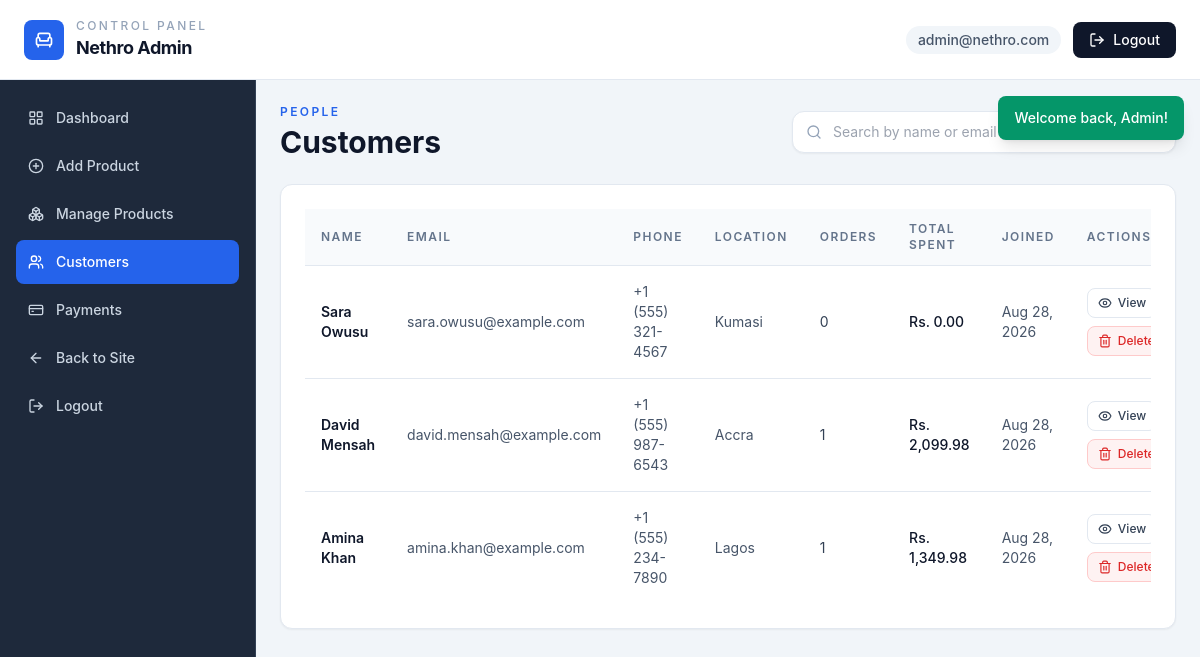
The page /admin/customers.php (signed in) on the database its author committed.
### tables this page shows
CREATE TABLE users (
    id INT AUTO_INCREMENT PRIMARY KEY,
    first_name VARCHAR(50) NOT NULL,
    last_name VARCHAR(50) NOT NULL,
    email VARCHAR(100) UNIQUE NOT NULL,
    password VARCHAR(255) NOT NULL,
    phone VARCHAR(20),
    address TEXT,
    city VARCHAR(50),
    created_at TIMESTAMP DEFAULT CURRENT_TIMESTAMP,
    updated_at TIMESTAMP DEFAULT CURRENT_TIMESTAMP ON UPDATE CURRENT_TIMESTAMP
);

### includes/db.php (called while the page is built, shortened)
<?php
$conn = new mysqli(DB_HOST, DB_USER, DB_PASS, DB_NAME);
$conn->set_charset("utf8mb4");
function executeQuery($sql, $types = "", $params = []) {
    global $conn;
    $stmt = $conn->prepare($sql);
    if (!$stmt->execute()) {
        trigger_error('DB execute failed: ' . $stmt->error, E_USER_WARNING);
    }
    return $stmt;
}
function fetchAll($sql, $types = "", $params = []) {
    $stmt = executeQuery($sql, $types, $params);
    $result = $stmt->get_result();
    return $result->fetch_all(MYSQLI_ASSOC);
}
function formatPrice($price) {
    return 'Rs. ' . number_format($price, 2);
}
?>

### admin/customers.php (the view, shortened to what this page needs)
<?php
require_once '../includes/db.php';
$search = trim($_GET['search'] ?? '');
$where = '';
$params = [];
$types = '';
$customers = fetchAll(
    "SELECT u.id, CONCAT(u.first_name, ' ', u.last_name) AS name, u.email, u.phone, u.city,
            COUNT(DISTINCT o.id) AS order_count,
            COALESCE(SUM(o.final_amount), 0) AS total_spent,
            u.created_at
     FROM users u
     LEFT JOIN orders o ON u.id = o.user_id AND o.status != 'cancelled'
     $where
     GROUP BY u.id, u.first_name, u.last_name, u.email, u.phone, u.city, u.created_at
     ORDER BY u.created_at DESC",
    $types,
    $params
);
require_once __DIR__ . '/includes/admin_header.php';
require_once __DIR__ . '/includes/admin_sidebar.php';
?>
<div class="ml-64 p-6 max-lg:ml-0">
    <div class="mb-6 flex flex-col gap-3 sm:flex-row sm:items-center sm:justify-between">
        <div>
            <p class="text-xs font-semibold uppercase tracking-[0.2em] text-blue-600">People</p>
            <h1 class="mt-1 text-3xl font-bold text-slate-900">Customers</h1>
        </div>
        <form method="GET" class="w-full max-w-sm">
            <div class="relative">
                <div class="pointer-events-none absolute inset-y-0 left-0 flex items-center pl-3.5">
                </div>
                <input
                    id="customerSearch"
                    type="text"
                    name="search"
                    value="<?php echo htmlspecialchars($search); ?>"
                    placeholder="Search by name or email"
                    class="w-full rounded-xl border border-slate-200 bg-white py-2.5 pl-10 pr-3 text-sm text-slate-700 shadow-sm outline-none transition focus:border-blue-500 focus:ring-2 focus:ring-blue-100"
                >
            </div>
        </form>
    </div>
    <div class="rounded-xl border border-slate-200 bg-white p-4 shadow-sm sm:p-6">
        <?php if (empty($customers)): ?>
            <div class="flex min-h-[280px] items-center justify-center">
                <div class="rounded-2xl border border-dashed border-slate-300 bg-slate-50 px-6 py-10 text-center text-slate-500">
                    <div class="mx-auto mb-3 flex h-12 w-12 items-center justify-center rounded-full bg-slate-200 text-slate-600">
                        <i data-lucide="users" class="h-5 w-5"></i>
                    </div>
                    <p class="text-lg font-semibold text-slate-700">No customers found</p>
                </div>
            </div>
        <?php else: ?>
            <div class="overflow-x-auto">
                <table class="min-w-full divide-y divide-slate-200 text-left text-sm">
                    <thead class="bg-slate-50 text-xs uppercase tracking-[0.12em] text-slate-500">
                        <tr>
                            <th class="px-4 py-3 font-semibold">Name</th>
                            <th class="px-4 py-3 font-semibold">Email</th>
                            <th class="px-4 py-3 font-semibold">Phone</th>
                            <th class="px-4 py-3 font-semibold">Location</th>
                            <th class="px-4 py-3 font-semibold">Orders</th>
                            <th class="px-4 py-3 font-semibold">Total Spent</th>
                            <th class="px-4 py-3 font-semibold">Joined</th>
                            <th class="px-4 py-3 font-semibold">Actions</th>
                        </tr>
                    </thead>
                    <tbody class="divide-y divide-slate-200 bg-white">
                        <?php foreach ($customers as $customer): ?>
                            <tr class="hover:bg-slate-50">
                                <td class="px-4 py-4 font-semibold text-slate-900">
                                    <?php echo htmlspecialchars($customer['name'] ?? 'Unknown Customer'); ?>
                                </td>
                                <td class="px-4 py-4 text-slate-600">
                                    <?php echo htmlspecialchars($customer['email'] ?? 'N/A'); ?>
                                </td>
                                <td class="px-4 py-4 text-slate-600">
                                    <?php echo htmlspecialchars($customer['phone'] ?? 'N/A'); ?>
                                </td>
                                <td class="px-4 py-4 text-slate-600">
                                    <?php echo htmlspecialchars($customer['city'] ?? 'N/A'); ?>
                                </td>
                                <td class="px-4 py-4 text-slate-700">
                                    <?php echo (int)($customer['order_count'] ?? 0); ?>
                                </td>
                                <td class="px-4 py-4 font-medium text-slate-900">
                                    <?php echo formatPrice((float)($customer['total_spent'] ?? 0)); ?>
                                </td>
                                <td class="px-4 py-4 text-slate-600">
                                    <?php echo date('M d, Y', strtotime($customer['created_at'])); ?>
                                </td>
                                <td class="px-4 py-4">
                                    <div class="flex flex-wrap items-center gap-2">
                                        <a href="customer_orders.php?id=<?php echo (int)($customer['id'] ?? 0); ?>" class="inline-flex items-center gap-1.5 rounded-lg border border-slate-200 bg-white px-2.5 py-1.5 text-xs font-medium text-slate-700 transition hover:border-blue-200 hover:text-blue-600">
                                            <i data-lucide="eye" class="h-3.5 w-3.5"></i>
                                            View
                                        </a>
                                        <form action="customer_orders.php" method="POST" onsubmit="return confirm('Delete this customer?');">
                                            <button type="submit" class="inline-flex items-center gap-1.5 rounded-lg border border-red-200 bg-red-50 px-2.5 py-1.5 text-xs font-medium text-red-600 transition hover:bg-red-100">
                                                <i data-lucide="trash-2" class="h-3.5 w-3.5"></i>
                                                Delete
                                            </button>
                                        </form>
                                    </div>
                                </td>
                            </tr>
                        <?php endforeach; ?>
                    </tbody>
                </table>
            </div>
        <?php endif; ?>
    </div>
</div>

### admin/assets/style.css (style rules this page uses)
:root { --navy: #1E293B; --navy-soft: #334155; --blue: #3B82F6; --blue-soft: #eff6ff; --success: #10b981; --warning: #f59e0b; --danger: #ef4444; --card: #ffffff; --bg: #f8fafc; --muted: #64748b; --border: #e2e8f0; }
html { scroll-behavior: smooth; }
body { background: var(--bg); font-family: 'Inter', 'Segoe UI', sans-serif; }

### rows shown on the page
users: name "Sara Owusu", email "sara.owusu@example.com", phone "+1 (555) 321-4567", city "Kumasi", order_count "0", total_spent "Rs. 0.00", created_at "Aug 28, 2026"
users: name "David Mensah", email "david.mensah@example.com", phone "+1 (555) 987-6543", city "Accra", order_count "1", total_spent "Rs. 2,099.98", created_at "Aug 28, 2026"
users: name "Amina Khan", email "amina.khan@example.com", phone "+1 (555) 234-7890", city "Lagos", order_count "1", total_spent "Rs. 1,349.98", created_at "Aug 28, 2026"

### other values the page prints
$_SESSION['admin_email'] "admin@nethro.com"
$flash['message'] "Welcome back, Admin!"
$item['label'] "Dashboard"
$item['label'] "Add Product"
$item['label'] "Manage Products"
$item['label'] "Customers"
$item['label'] "Payments"
$item['label'] "Back to Site"
$item['label'] "Logout"
